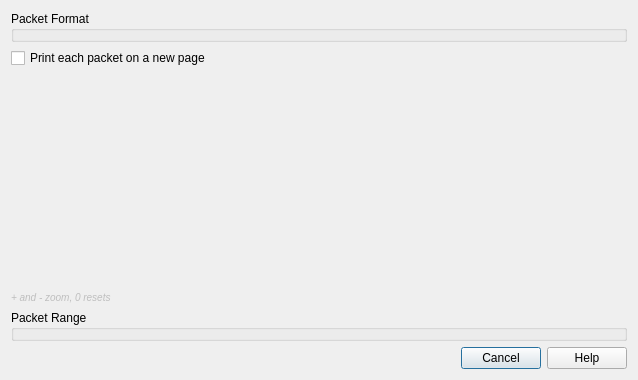
<?xml version="1.0" encoding="UTF-8"?>
<ui version="4.0">
 <class>PrintDialog</class>
 <widget class="QDialog" name="PrintDialog">
  <property name="geometry">
   <rect>
    <x>0</x>
    <y>0</y>
    <width>638</width>
    <height>380</height>
   </rect>
  </property>
  <layout class="QVBoxLayout" name="verticalLayout_2">
   <item>
    <layout class="QHBoxLayout" name="previewLayout">
     <item>
      <layout class="QVBoxLayout" name="verticalLayout">
       <item>
        <widget class="PacketFormatGroupBox" name="formatGroupBox">
         <property name="title">
          <string>Packet Format</string>
         </property>
         <property name="alignment">
          <set>Qt::AlignLeading|Qt::AlignLeft|Qt::AlignTop</set>
         </property>
         <property name="flat">
          <bool>true</bool>
         </property>
        </widget>
       </item>
       <item>
        <widget class="QCheckBox" name="formFeedCheckBox">
         <property name="text">
          <string>Print each packet on a new page</string>
         </property>
        </widget>
       </item>
       <item>
        <spacer name="verticalSpacer">
         <property name="orientation">
          <enum>Qt::Vertical</enum>
         </property>
         <property name="sizeHint" stdset="0">
          <size>
           <width>118</width>
           <height>28</height>
          </size>
         </property>
        </spacer>
       </item>
       <item>
        <widget class="QLabel" name="zoomLabel">
         <property name="enabled">
          <bool>false</bool>
         </property>
         <property name="toolTip">
          <string>&lt;html&gt;&lt;head/&gt;&lt;body&gt;&lt;p&gt;Use the &amp;quot;+&amp;quot; and &amp;quot;-&amp;quot; keys to zoom the preview in and out. Use the &amp;quot;0&amp;quot; key to reset the zoom level.&lt;/p&gt;&lt;/body&gt;&lt;/html&gt;</string>
         </property>
         <property name="text">
          <string>&lt;html&gt;&lt;head/&gt;&lt;body&gt;&lt;p&gt;&lt;span style=&quot; font-size:small; font-style:italic;&quot;&gt;+ and - zoom, 0 resets&lt;/span&gt;&lt;/p&gt;&lt;/body&gt;&lt;/html&gt;</string>
         </property>
        </widget>
       </item>
      </layout>
     </item>
    </layout>
   </item>
   <item>
    <widget class="PacketRangeGroupBox" name="rangeGroupBox">
     <property name="title">
      <string>Packet Range</string>
     </property>
     <property name="flat">
      <bool>true</bool>
     </property>
    </widget>
   </item>
   <item>
    <widget class="QDialogButtonBox" name="buttonBox">
     <property name="orientation">
      <enum>Qt::Horizontal</enum>
     </property>
     <property name="standardButtons">
      <set>QDialogButtonBox::Cancel|QDialogButtonBox::Help</set>
     </property>
    </widget>
   </item>
  </layout>
 </widget>
 <customwidgets>
  <customwidget>
   <class>PacketRangeGroupBox</class>
   <extends>QGroupBox</extends>
   <header>packet_range_group_box.h</header>
   <container>1</container>
  </customwidget>
  <customwidget>
   <class>PacketFormatGroupBox</class>
   <extends>QGroupBox</extends>
   <header>packet_format_group_box.h</header>
   <container>1</container>
  </customwidget>
 </customwidgets>
 <resources/>
 <connections>
  <connection>
   <sender>buttonBox</sender>
   <signal>accepted()</signal>
   <receiver>PrintDialog</receiver>
   <slot>accept()</slot>
   <hints>
    <hint type="sourcelabel">
     <x>248</x>
     <y>254</y>
    </hint>
    <hint type="destinationlabel">
     <x>157</x>
     <y>274</y>
    </hint>
   </hints>
  </connection>
  <connection>
   <sender>buttonBox</sender>
   <signal>rejected()</signal>
   <receiver>PrintDialog</receiver>
   <slot>reject()</slot>
   <hints>
    <hint type="sourcelabel">
     <x>316</x>
     <y>260</y>
    </hint>
    <hint type="destinationlabel">
     <x>286</x>
     <y>274</y>
    </hint>
   </hints>
  </connection>
 </connections>
</ui>
